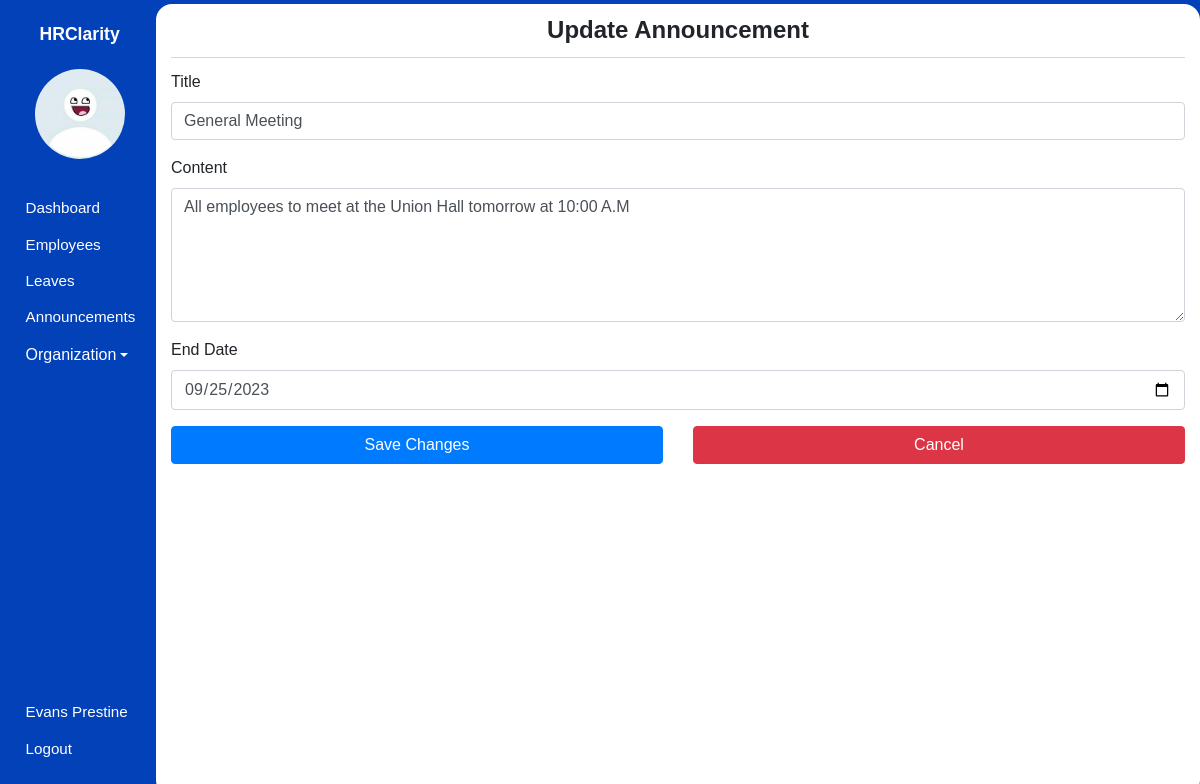
Screenshot of /admin/announcements/1/update (signed in) with the database file from the repository.
### hrms/models.py (models this page shows, shortened)
class User(db.Model, UserMixin):
    id = db.Column(db.Integer, primary_key=True)
    first_name = db.Column(db.String(80), nullable=False)
    last_name = db.Column(db.String(120), nullable=False)
    dob = db.Column(db.Date, nullable=False)
    gender = db.Column(db.String(7), nullable=False)
    email_address = db.Column(db.String(120), nullable=False)
    phone_number = db.Column(db.String(20), nullable=False)
    national_id = db.Column(db.Integer, nullable=False)
    user_level = db.Column(db.Integer, nullable=False, default=1)
    user_type = db.Column(db.String(10), nullable=False, default='employee')
    password = db.Column(db.String(60), nullable=False)
    image_file = db.Column(db.String(20), nullable=False, default='default.jpg')
    leaves = db.relationship('Leave')
    occupation_id = db.Column(db.Integer, db.ForeignKey('occupation.id'), nullable=False)

class Announcement(db.Model):
    id = db.Column(db.Integer, primary_key=True)
    title = db.Column(db.String(80), nullable=False)
    content = db.Column(db.Text, nullable=False)
    created_at = db.Column(db.DateTime, default=datetime.utcnow)
    ends_at = db.Column(db.Date)

### hrms/announcements/routes.py (the view)
@announcements.route('/admin/announcements/<int:announcement_id>/update', methods=['GET', 'POST'])
@login_required
def update_announcement(announcement_id):
    announcement = Announcement.query.get_or_404(announcement_id)
    form = AnnouncementForm()
    if form.validate_on_submit():
        announcement.title = form.title.data
        announcement.content = form.content.data
        announcement.ends_at = form.ends_at.data
        db.session.commit()
        flash('Announcement has been updated!', 'success')
        return redirect(url_for('announcements.view_announcements', announcement_id=announcement.id))
    elif request.method == 'GET':
        form.title.data = announcement.title
        form.content.data = announcement.content
        form.ends_at.data = announcement.ends_at
    return render_template('admin/add_announcement.html', page_title='Update Announcement', form=form, user=current_user)

### hrms/announcements/forms.py
class AnnouncementForm(FlaskForm):
    title = StringField('Title', validators=[DataRequired(), Length(min=3, max=100)], render_kw={"class":"form-control"})
    content = TextAreaField('Content', validators=[DataRequired()], render_kw={"class":"form-control", "rows":5})
    ends_at = DateField('End Date', validators=[DataRequired()], render_kw={"class":"form-control"})
    submit = SubmitField('Save Changes', render_kw={"class":"btn btn-primary btn-block"})

### hrms/models.py (called while the page is built)
@login_manager.user_loader
def load_user(user_id):
    user = User.query.filter_by(id=user_id).first()
    return user

### hrms/templates/admin/add_announcement.html (shortened to what this page needs)
{% extends "main_layout.html" %} {% block body %}
<section class="app">
  {% include 'admin/aside.html' %}
  <main>
    <div class="main_container container-fluid login">
      <div class="body">
        <form action="" method="post">
          <h1>{{ page_title }}</h1>
          <div class="form-group">
            {{ form.title.label }} {% if form.title.errors %} {{ form.title }}
            {% for error in form.title.errors %}
            <span class="text-danger">{{ error }}</span>
            {% endfor %} {% else %} {{ form.title }} {% endif %}
          </div>
          <div class="form-group">
            {{ form.content.label }} {% if form.content.errors %} {{
            form.content }} {% for error in form.content.errors %}
            <span class="text-danger">{{ error }}</span>
            {% endfor %} {% else %} {{ form.content }} {% endif %}
          </div>
          <div class="form-group">
            {{ form.ends_at.label }} {% if form.ends_at.errors %} {{
            form.ends_at }} {% for error in form.ends_at.errors %}
            <span class="text-danger">{{ error }}</span>
            {% endfor %} {% else %} {{ form.ends_at }} {% endif %}
          </div>
          <div class="row">
            <div class="col">{{ form.submit }}</div>
            <div class="col">
              <a
                href="{{ url_for('announcements.view_announcements') }}"
                class="btn btn-danger btn-block"
                >Cancel</a
              >
            </div>
          </div>
        </form>
      </div>
    </div>
  </main>
</section>
{% endblock body %}

### hrms/templates/admin/aside.html (shortened to what this page needs)
<aside>
  <h1 class="mt-3">HRClarity</h1>
  <div class="container text-center mt-4">
    <img src="{{ url_for('static', filename='images/profile_pictures/' ~ current_user.image_file ) }}" alt="Employee" class="rounded-circle" width="90" height="90" />
  </div>
  <div class="links">
    <ul>
      <li>
        <a href="{{ url_for('admin.admin_dashboard') }}">
            <span class="icon icon-home"></span>
            <span>Dashboard</span>
        </a>
      </li>
      <li>
        <a href="{{ url_for('admin.employees') }}">
            <span class="icon icon-users"></span>
            <span>Employees</span>
        </a>
      </li>
      <li>
        <a href="{{ url_for('leaves.admin_view_leaves') }}">
            <span class="icon icon-car"></span>
            <span>Leaves</span>
        </a>
      </li>
      <li>
        <a href="{{ url_for('announcements.view_announcements') }}">
            <span class="icon icon-speaker"></span>
            <span>Announcements</span>
        </a>
      </li>
      <li class="nav-item dropdown">
        <a class="dropdown-toggle" data-toggle="dropdown" href="#" role="button" aria-expanded="false"><span class="icon icon-building"></span>Organization</a>
    </li>
    </ul>
    <ul>
      <li>
        <a href="{{ url_for('user.profile_settings', employee_id=current_user.id) }}">
            <span class="icon icon-user"></span>
            <span>{{ user.first_name }} {{ user.last_name }}</span>
        </a>
      </li>
      <li>
        <a href="{{ url_for('user.logout') }}">
            <span class="icon icon-power-off"></span>
            <span>Logout</span>
        </a>
      </li>
    </ul>
  </div>
</aside>

### hrms/static/css/icomoon.css (style rules this page uses)
[class^="icon-"], [class*=" icon-"] { font-family: 'icomoon' !important; speak: none; font-style: normal; font-weight: normal; font-variant: normal; text-transform: none; line-height: 1; -webkit-font-smoothing: antialiased; -moz-osx-font-smoothing: grayscale; }
.icon-user:before { content: "\f007"; }
.icon-power-off:before { content: "\f011"; }
.icon-home:before { content: "\f015"; }
.icon-users:before { content: "\f0c0"; }
.icon-building:before { content: "\f1ad"; }
.icon-car:before { content: "\f1b9"; }
.icon-speaker:before { content: "\e32d"; }

### hrms/static/css/styles.css (style rules this page uses)
* { font-family: sans-serif, Arial, Helvetica; padding: 0; margin: 0; }
form h1 { border-bottom: 1px solid rgb(214, 214, 214); font-size: 1.5em; font-weight: bold; text-align: center; padding: 0.5em 0; margin: 0 0 0.5em; }
.app { background: #0241b8; height: 100vh; display: flex; align-items: center; }
.app aside { width: 13%; height: 100%; padding: 0.5em 0 0.2em 0.2em; color: #fff; }
.app aside h1 { font-size: 1.1em; font-weight: bold; text-align: center; }
.app aside .links ul { list-style: none; }
.app aside .links ul li { margin: 0.1em 0; padding: 6px; }
.app aside .links ul li a { text-decoration: none; color: #ffffff; display: flex; align-items: center; }
.app aside .links ul:nth-of-type(1) { margin: 2em 0; }
.app aside .links ul:nth-of-type(2) { position: absolute; bottom: 1em; }
.app aside .links .icon { margin: 0 0.3em 0 0; }
.app aside .links a span:nth-of-type(2), .app aside .links .icon { font-size: 0.95em; }
.app main { width: 87%; height: 99vh; overflow-y: auto; z-index: 5; }
.app main .main_container { border-radius: 16px; background: #fff; padding-bottom: 12px; height: 100%; overflow: auto; }

### rows the page displays
User: image_file (placeholder picture), first_name "Evans", last_name "Prestine"
Announcement: title "General Meeting", content "All employees to meet at the Union Hall tomorrow at 10:00 A.M", ends_at "09/25/2023"

### other values shown
{{ page_title }} "Update Announcement"
